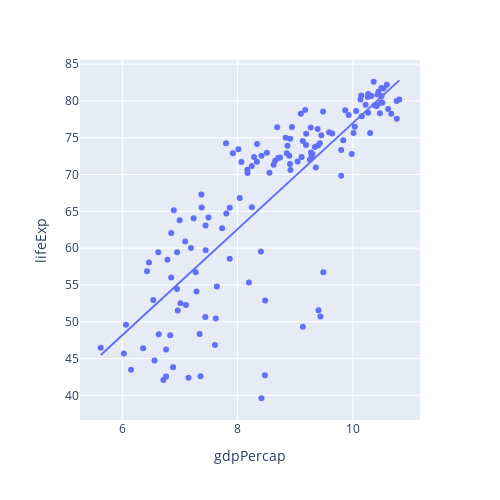

The code cell stored with this chart in its notebook:
### Code cell
fig = px.scatter(df, x="gdpPercap", y="lifeExp", trendline="ols", width=500, height=500)
fig

### Figure 1 — Plotly figure (JSON) as saved in the notebook; plotly's stock layout.template omitted (floating-point values rounded to 4 significant figures; data arrays with more than 128 entries replaced by an {"elided": "..."} marker saying what was removed)
{"data": [{"hovertemplate": "gdpPercap=%{x}<br>lifeExp=%{y}<extra></extra>", "legendgroup": "", "marker": {"color": "#636efa", "symbol": "circle"}, "mode": "markers", "name": "", "orientation": "v", "showlegend": false, "type": "scatter", "x": {"elided": "142 float values"}, "xaxis": "x", "y": {"elided": "142 float values"}, "yaxis": "y"}, {"hovertemplate": "<b>OLS trendline</b><br>lifeExp = 7.2028 * gdpPercap + 4.94961<br>R<sup>2</sup>=0.654449<br><br>gdpPercap=%{x}<br>lifeExp=%{y} <b>(trend)</b><extra></extra>", "legendgroup": "", "marker": {"color": "#636efa", "symbol": "circle"}, "mode": "lines", "name": "", "showlegend": false, "type": "scatter", "x": {"elided": "142 float values"}, "xaxis": "x", "y": {"elided": "142 float values"}, "yaxis": "y"}], "layout": {"height": 500, "legend": {"tracegroupgap": 0}, "margin": {"t": 60}, "width": 500, "xaxis": {"anchor": "y", "autorange": true, "domain": [0, 1], "range": [5.266, 11.17], "title": {"text": "gdpPercap"}, "type": "linear"}, "yaxis": {"anchor": "x", "autorange": true, "domain": [0, 1], "range": [36.66, 85.56], "title": {"text": "lifeExp"}, "type": "linear"}}}
